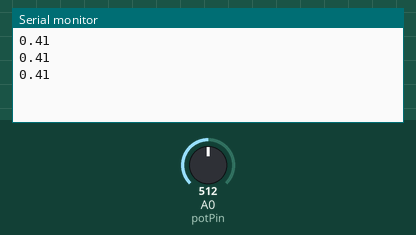
A sketch run on a simulated Arduino Uno, built with avr-gcc and run on an emulated ATmega328P. Parts: the last lines printed to the serial monitor. The test bench sets the inputs (shaded band); at power-on: A0 (potPin) = 512.

Above: at 1.3 s.
1.4 s: A0 (potPin) set to 716
At 1.9 s:
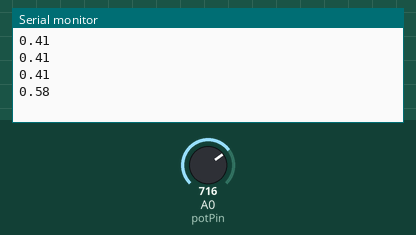
2.9 s: A0 (potPin) set to 900
At 3.4 s:
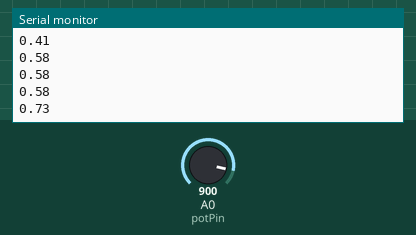
Timing chart, 0 to 5.9 s (numbered marks = the images above; inputs shaded):
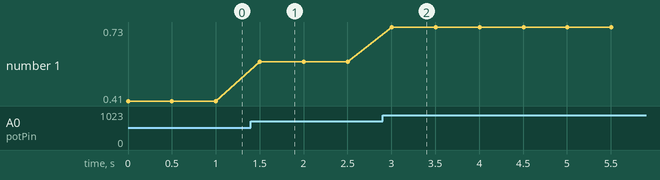

The sketch:

kalibrasi.ino
```cpp
const int potPin = A0;
double value;
double voltage;
double ph;

void setup()
{
  Serial.begin(9600);
  pinMode(potPin, INPUT);
}

void loop()
{
  value = analogRead(potPin);
  voltage = value * (3.3 / 4095.0);
  Serial.println(voltage);
  ph= (3.3*voltage);
  delay(500);
}
```

Measured:
- after the input at 1.4 s, the serial monitor: prints a new line after 0.10 s (image 1)
- after the input at 2.9 s, the serial monitor: prints a new line after 0.10 s (image 2)
- plotted number 1: 0.41 → 0.58 after the input at 1.4 s, 0.58 → 0.73 after the input at 2.9 s
